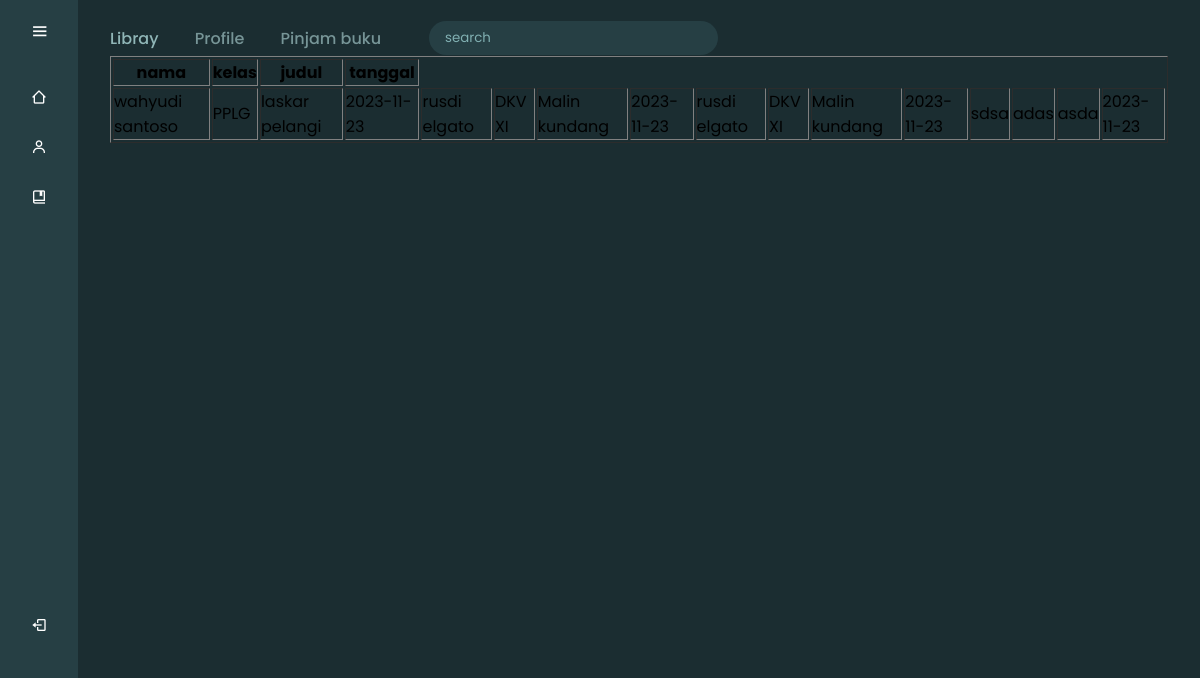
Page /project/pinjam-buku.php on the committed database.
### tables this page shows
CREATE TABLE `tabelbuku` (
  `nama` varchar(200) NOT NULL,
  `kelas` varchar(200) NOT NULL,
  `judul` varchar(200) NOT NULL,
  `tanggal` date NOT NULL
);

### project/pinjam-buku.php (the view, shortened to what this page needs)
<!DOCTYPE html>
<html>
<head>
  <link rel="stylesheet" href="style1.css">
  <link rel="stylesheet" href="https://cdn.jsdelivr.net/npm/boxicons@latest/css/boxicons.min.css">
  <link rel="stylesheet" href="https://unpkg.com/boxicons@latest/css/boxicons.min.css">
</head>
<body>
  <div class="sidebar">
    <div class="logo_content">
      <i class='bx bx-menu' id="btn"></i>
    </div>
    <ul class="nav-list">
      <li>
        <a href="index.php">
          <i class='bx bx-home-alt-2'></i>
        </a>
      </li>
      <li>
        <a href="#">
          <i class='bx bx-user'></i>
        </a>
      </li>
      <li>
        <a href="#">
          <i class='bx bx-book-bookmark'></i>
      </li>
      <li class="exit">
        <a href="#">
          <i class='bx bx-log-out'></i>
        </a>
      </li>
    </ul>
  </div>
  <div class="container">
    <div class="header">
      <div class="nav">
        <a class="on" href="index.php">Libray</a>
        <a href="">Profile</a>
        <a href="pinjam-buku.php">Pinjam buku</a>
      </div>
      <div class="cari">
        <input class="search" type="search" name="search" placeholder="search">
      </div>
    </div>
  <section class="tabel">
  <table border="1" align="center" width="100%">
    <tr>
        <th>nama</th>
        <th>kelas</th>
        <th>judul</th>
        <th>tanggal</th>
    </tr>
    <tr>
    <?php
    include "koneksi.php";
    $query = mysqli_query ($koneksi, "SELECT * From tabelbuku");
    while ($data = mysqli_fetch_array($query)){
        ?>
        <td><?php echo $data ['nama']; ?></td>
        <td><?php echo $data ['kelas']; ?></td>
        <td><?php echo $data ['judul']; ?></td>
        <td><?php echo $data ['tanggal']; }?></td>
    </tr>
  </table>
</body>
</html>

### project/style1.css (style rules this page uses)
* { padding: 0; margin: 0; box-sizing: border-box; list-style: none; font-style: none; text-decoration: none; font-family: 'Poppins', sans-serif; }
body { position: relative; min-height: 100vh; width: 100%; overflow: none; background:#1B2D31; }
.sidebar { position: fixed; height: 100%; width: 78px; background: #263F44; padding: 6px 14px; transition: all 0.5s ease; }
.sidebar .logo_content { padding-left: 10px; }
.sidebar #btn { position: absolute; color: #fff; font-size: 20px; left: 38%; top:6px; line-height: 50px; align-items: center; width: 50px; height: 50px; }
.sidebar ul { margin-top: 1rem; }
.sidebar ul li { position: relative; width: 100%; height: 50px; line-height: 50px; }
.sidebar ul li a { color: #ffff; align-items: center; display: flex; border-radius: 12px; transition: all 500ms ease; white-space: nowrap; }
.sidebar ul li a i { min-width: 50px; height: 50px; line-height: 50px; align-content: center; border-radius: 12px; text-align: center; }
.sidebar ul li.exit { position: absolute; top: 600px; }
.container { position: absolute; height: 100%; width: calc(100% - 78px); left: 78px; transition: all 0.5s ease; padding: 1.3rem 2rem; }
.header { width: 100%; display: flex; gap: 1rem; }
.cari input { padding: 7px 16px; margin: 0 1rem; background: #263F44; border-style: none; outline: none; border-radius: 40px; }
.cari input::placeholder { color:#81b0b2 ; }
.nav a { padding: 5px 1rem; display: inline-flex; color: #779597; font-weight: 500; position: relative; text-align: center; }
a.on { color: #90B6B7; padding: 5px 1rem 0 0; }

### rows in the picture
tabelbuku: nama "wahyudi santoso", kelas "PPLG", judul "laskar pelangi", tanggal "2023-11-23"
tabelbuku: nama "rusdi elgato", kelas "DKV XI", judul "Malin kundang", tanggal "2023-11-23"
tabelbuku: nama "rusdi elgato", kelas "DKV XI", judul "Malin kundang", tanggal "2023-11-23"
tabelbuku: nama "sdsa", kelas "adas", judul "asda", tanggal "2023-11-23"
